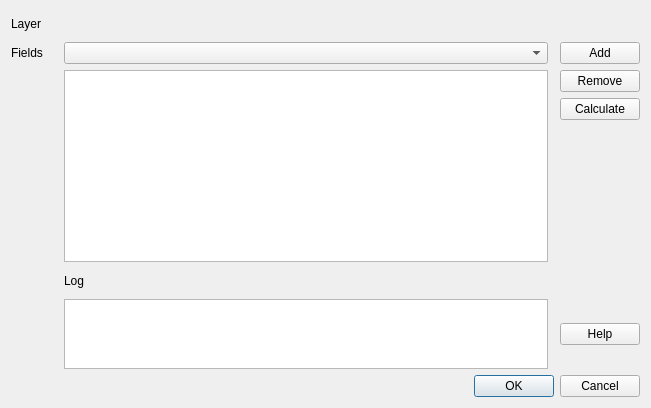
<?xml version="1.0" encoding="UTF-8"?>
<ui version="4.0">
 <class>Dialog</class>
 <widget class="QDialog" name="Dialog">
  <property name="geometry">
   <rect>
    <x>0</x>
    <y>0</y>
    <width>651</width>
    <height>408</height>
   </rect>
  </property>
  <property name="windowTitle">
   <string>Carica un file vettoriale o raster</string>
  </property>
  <layout class="QGridLayout" name="gridLayout">
   <item row="1" column="0">
    <widget class="QLabel" name="label_2">
     <property name="text">
      <string>Fields</string>
     </property>
    </widget>
   </item>
   <item row="10" column="0" colspan="4">
    <widget class="QDialogButtonBox" name="buttonBox">
     <property name="orientation">
      <enum>Qt::Horizontal</enum>
     </property>
     <property name="standardButtons">
      <set>QDialogButtonBox::Cancel|QDialogButtonBox::Ok</set>
     </property>
    </widget>
   </item>
   <item row="1" column="3">
    <widget class="QPushButton" name="AddFieldBtn">
     <property name="text">
      <string>Add</string>
     </property>
    </widget>
   </item>
   <item row="5" column="3">
    <widget class="QPushButton" name="CalculateBtn">
     <property name="text">
      <string>Calculate</string>
     </property>
    </widget>
   </item>
   <item row="0" column="1">
    <widget class="QLabel" name="MapName">
     <property name="font">
      <font>
       <pointsize>12</pointsize>
       <weight>75</weight>
       <italic>true</italic>
       <bold>true</bold>
      </font>
     </property>
     <property name="textFormat">
      <enum>Qt::AutoText</enum>
     </property>
    </widget>
   </item>
   <item row="1" column="1">
    <widget class="QComboBox" name="listFields"/>
   </item>
   <item row="4" column="3">
    <widget class="QPushButton" name="RemoveFieldBtn">
     <property name="text">
      <string>Remove</string>
     </property>
    </widget>
   </item>
   <item row="4" column="1" rowspan="4">
    <widget class="QTableWidget" name="tableWidget">
     <property name="sizePolicy">
      <sizepolicy hsizetype="Expanding" vsizetype="Maximum">
       <horstretch>0</horstretch>
       <verstretch>0</verstretch>
      </sizepolicy>
     </property>
    </widget>
   </item>
   <item row="8" column="1">
    <widget class="QLabel" name="label_3">
     <property name="text">
      <string>Log</string>
     </property>
    </widget>
   </item>
   <item row="0" column="0">
    <widget class="QLabel" name="label">
     <property name="text">
      <string>Layer     </string>
     </property>
    </widget>
   </item>
   <item row="9" column="1">
    <widget class="QTextEdit" name="textEdit">
     <property name="sizePolicy">
      <sizepolicy hsizetype="Expanding" vsizetype="Preferred">
       <horstretch>0</horstretch>
       <verstretch>2</verstretch>
      </sizepolicy>
     </property>
    </widget>
   </item>
   <item row="9" column="3">
    <widget class="QPushButton" name="HelpBtn">
     <property name="text">
      <string>Help</string>
     </property>
    </widget>
   </item>
  </layout>
 </widget>
 <resources/>
 <connections>
  <connection>
   <sender>buttonBox</sender>
   <signal>accepted()</signal>
   <receiver>Dialog</receiver>
   <slot>accept()</slot>
   <hints>
    <hint type="sourcelabel">
     <x>248</x>
     <y>254</y>
    </hint>
    <hint type="destinationlabel">
     <x>157</x>
     <y>274</y>
    </hint>
   </hints>
  </connection>
  <connection>
   <sender>buttonBox</sender>
   <signal>rejected()</signal>
   <receiver>Dialog</receiver>
   <slot>reject()</slot>
   <hints>
    <hint type="sourcelabel">
     <x>316</x>
     <y>260</y>
    </hint>
    <hint type="destinationlabel">
     <x>286</x>
     <y>274</y>
    </hint>
   </hints>
  </connection>
 </connections>
</ui>
